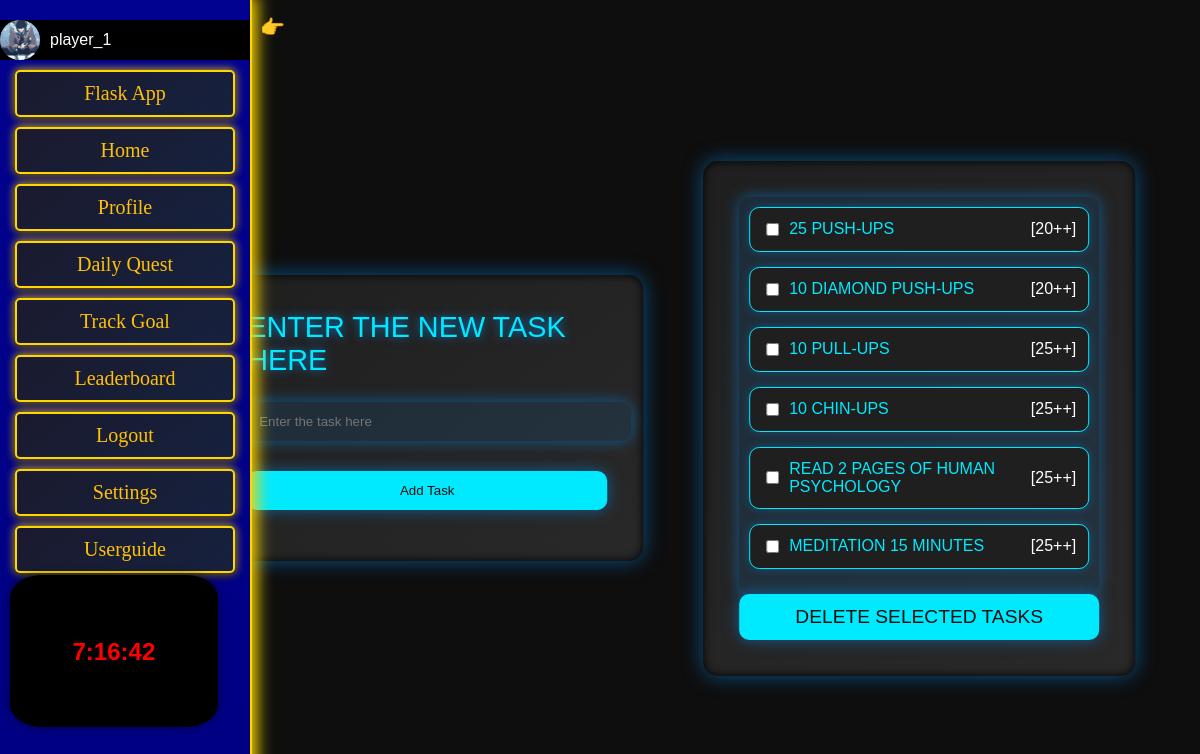
The app's page /settings (signed in) with its own data.
### tables this page shows
CREATE TABLE player_1_tasks (
            id INTEGER PRIMARY KEY NOT NULL,
            title TEXT NOT NULL,
            exp INTEGER NOT NULL,
            completed BOOLEAN DEFAULT 0
        );

### app.py (the view)
@app.route('/settings', methods=['GET', 'POST'])
def settings():
    user_id = session.get('user_id')
    df = read_tasks(user_id)
    tasks = df.to_dict(orient='index')
    if user_id:
        print("Fetched user ID successfully")
    if request.method == 'POST':
        new_task = request.form.get("new_task")
        if new_task:
            add_task(new_task)
            flash("Task update successful")
            return redirect(url_for('settings'))
        data=request.get_json()
        task_titles=data.get('task_titles',[])
        delete_task(task_titles)
        flash("Task deleted successful")
        return jsonify({'success': True})
    else:
        return render_template("settings.html", user_id=user_id,tasks=tasks)

### database.py (called while the page is built)
def get_db():
    if 'db' not in g:
        g.db = sqlite3.connect(DATABASE, timeout=10)  # Set timeout to 10 seconds
        g.db.row_factory = sqlite3.Row
    return g.db

### tasks.py (called while the page is built)
def read_tasks(user_id):
    db = get_db()
    table_name = f"player_{user_id}_tasks"
    df = pd.read_sql_query(f'SELECT * FROM {table_name};', db, index_col='id')
    return df

### templates/settings.html (shortened to what this page needs)
<!DOCTYPE html>
{% from "showlinks.html" import showlinks %}
{{showlinks()}}
<html lang="en">
<head>
    <link rel="stylesheet" href="https://stackpath.bootstrapcdn.com/bootstrap/4.3.">
    <link rel="stylesheet" href="{{url_for('static',filename='css/settings.css')}}">
</head>
<body>
    <div class="container">
        <div class="content-box">
            <div class="content-box-header"> ENTER THE NEW TASK HERE  </div>
            <form method="post">
                <input type="text" name="new_task" placeholder="Enter the task here" class="input">
                <input type="submit" name="submit" value="Add Task" class="button" >
            </form>
        </div>
    </div>
    <div class="tasks-form">
        <form id="tasks-form" action="/settings" method="post">
            <div class="tasks">
                {% for task in tasks.values() %}
                <div class="task">
                    <label class="{{ 'completed' if task.completed else '' }}">
                        <input type="checkbox" id="{{ task.title }}" name="task_id" value="{{ task.id }}" >
                        <span>{{ task.title }}</span>
                    </label>
                    <span>[{{ task.exp }}++]</span>
                </div>
                {% endfor %}
            </div>
            <button type="button" onclick="submitForm()"> DELETE SELECTED TASKS </button>
        </form>
    </div>
</body>
</html>

### static/css/settings.css (style rules this page uses)
body { background-color: #0e0e0e; font-family: 'Orbitron', sans-serif; color: #ffffff; margin: 0; padding: 0; display: flex; justify-content: center; align-items: center; height: 100vh; }
.container, .tasks-form { max-width: 30%; padding: 3%; border-radius: 15px; background: linear-gradient(145deg, #1f1f1f, #292929); box-shadow: 0 0 20px rgba(0, 150, 255, 0.5), inset 0 0 10px #000000; margin-left:5%; margin-top: 3%; transform: translateX(10%); }
.content-box-header { font-size: 1.8em; margin-bottom: 10px; color: #00eaff; text-shadow: 0 0 10px rgba(0, 150, 255, 0.8); }
.input { width: 100%; padding: 12px; margin: 15px 0; border: none; border-radius: 10px; background: rgba(0, 150, 255, 0.1); color: #00eaff; box-shadow: 0 0 15px rgba(0, 150, 255, 0.5); transition: box-shadow 0.3s; }
.button { display: block; width: 100%; padding: 12px; margin: 15px 0; background-color: #00eaff; color: #0e0e0e; border: none; border-radius: 10px; cursor: pointer; box-shadow: 0 0 15px rgba(0, 150, 255, 0.5); transition: background-color 0.3s, box-shadow 0.3s; }
.tasks { padding: 10px; border-radius: 10px; background: rgba(0, 150, 255, 0.1); box-shadow: 0 0 15px rgba(0, 150, 255, 0.5); }
.task { display: flex; justify-content: space-between; align-items: center; margin-bottom: 15px; padding: 12px; background-color: #1f1f1f; border: 1px solid #00eaff; border-radius: 10px; box-shadow: 0 0 10px rgba(0, 150, 255, 0.3); transition: transform 0.3s, box-shadow 0.3s; }
.task label { display: flex; align-items: center; cursor: pointer; color: #00eaff; }
.task label input[type="checkbox"] { margin-right: 10px; }
button { background-color: #00eaff; color: #0e0e0e; width: 100%; padding: 12px; border: none; border-radius: 10px; cursor: pointer; font-size: 1.2rem; box-shadow: 0 0 15px rgba(0, 150, 255, 0.5); transition: background-color 0.3s, box-shadow 0.3s; }

### records on screen
player_1_tasks: title "25 PUSH-UPS", exp "20"
player_1_tasks: title "10 DIAMOND PUSH-UPS", exp "20"
player_1_tasks: title "10 PULL-UPS", exp "25"
player_1_tasks: title "10 CHIN-UPS", exp "25"
player_1_tasks: title "READ 2 PAGES OF HUMAN PSYCHOLOGY", exp "25"
player_1_tasks: title "MEDITATION 15 MINUTES", exp "25"

### other values on screen
{{ session['username'] }} "player_1"
